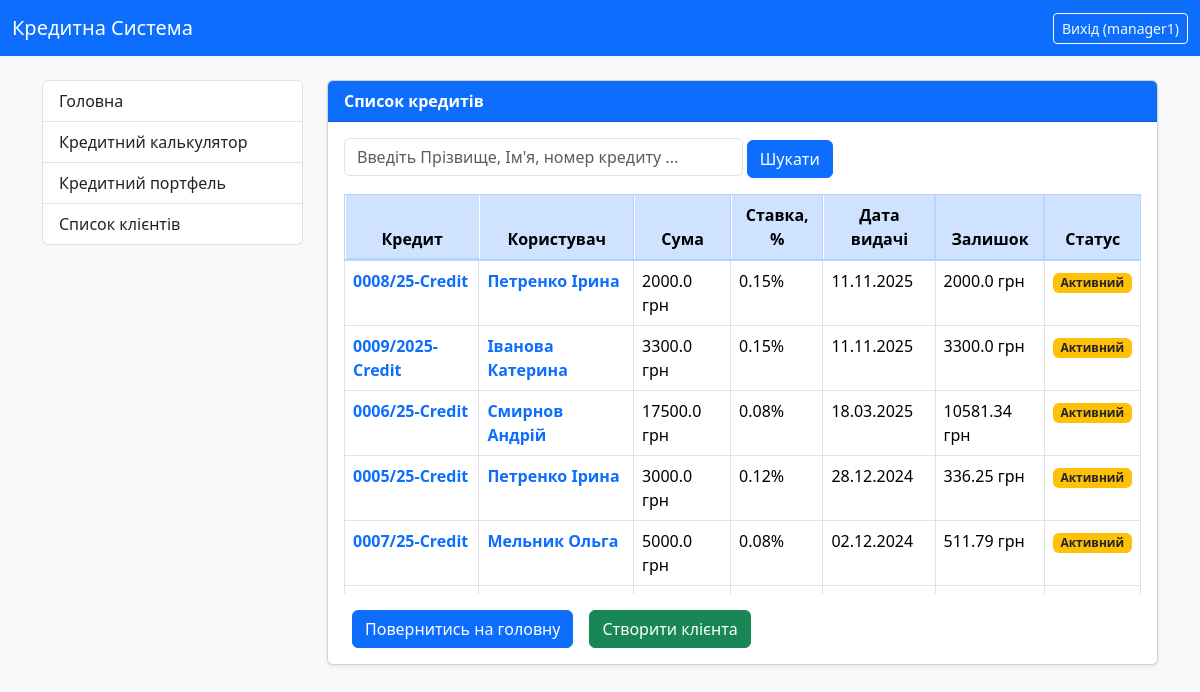
Before: /all-credits/ (signed in) with the older database file.
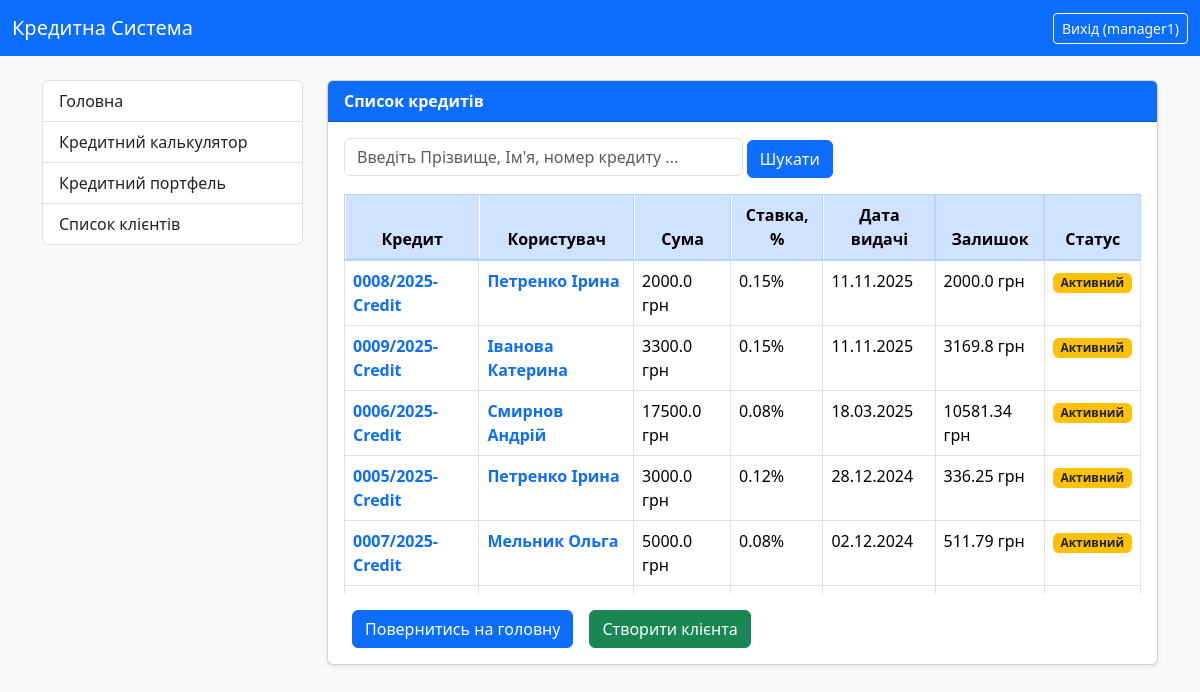
After: the same page with the newer database file.
### credit_system/models.py (models this page shows, shortened)
class Credit(models.Model):
    user = models.ForeignKey(CustomUser, on_delete=models.CASCADE, related_name='credits', verbose_name="Користувач")
    number = models.CharField(max_length=100, verbose_name="Номер кредиту", blank=True)
    number1 = models.IntegerField(verbose_name="Порядковий номер", null=True, blank=True)
    number2 = models.IntegerField(verbose_name="Рік видачі", null=True, blank=True)
    number3 = models.CharField(max_length=20, verbose_name="Постфікс/Підрозділ", blank=True)
    summa_credit = models.FloatField(verbose_name="Сума кредиту")
    percent = models.FloatField(verbose_name="Добова відсоткова ставка (%)")
    start_date = models.DateField(verbose_name="Дата видачі")
    srok_months = models.IntegerField(verbose_name="Термін кредиту (місяці)")
    day_of_pay = models.IntegerField(default=15, verbose_name="Плановий день оплати")
    purpose = models.CharField(max_length=255, verbose_name="Ціль кредиту", blank=True)
    note = models.TextField(verbose_name="Примітка", blank=True)
    ostatok = models.FloatField(verbose_name="Залишок кредиту")
    closed = models.BooleanField(default=False, verbose_name="Кредит закрит")
    last_pay_date = models.DateField(null=True, blank=True, verbose_name="Дата останнього платежу")
    dolg_percent = models.FloatField(default=0, verbose_name="Борг по оплаті %")
    plan_pay = models.FloatField(verbose_name="Плановий платіж", blank=True)
    class Meta:
        verbose_name = "Кредит"
        verbose_name_plural = "Кредити"
        unique_together = ('number1', 'number2')

class CustomUser(AbstractUser):
    ROLE_CHOICES = (
        ('admin', 'Адмін'),
        ('manager', 'Менеджер'),
        ('client', 'Клієнт'),
    )
    role = models.CharField(
        max_length=10,
        choices=ROLE_CHOICES,
        default='client',
        verbose_name="Роль користувача"
    )
    middle_name = models.CharField(max_length=100, verbose_name="По батькові", blank=True)
    IPN = models.CharField(
        max_length=10,
        unique=True,
        verbose_name="ІПН",
        validators=[numeric_validator],
        null=True,
        blank=True
    )
    phone_number = models.CharField(max_length=20, verbose_name="Номер телефону", blank=True)
    address = models.CharField(max_length=255, verbose_name="Адреса", blank=True)
    date_of_birth = models.DateField(verbose_name="Дата народження", null=True, blank=True)
    SEX_CHOICES = (
        ('m', 'Чоловіча'),  # Значення в базі: 'm', Зображається: 'Чоловіча'
        ('w', 'Жіноча'),  # Значення в базі: 'w', Зображається: 'Жіноча'
    )
    sex = models.CharField(
        max_length=1,
        choices=SEX_CHOICES,
        default='m',
        verbose_name="Стать",
        blank=True,
        null=True
    )
    address_registration = models.CharField(max_length=255, verbose_name="Адреса прописки", blank=True)
    address_residential = models.CharField(max_length=255, verbose_name="Адреса проживання", blank=True)
    place_of_birth = models.CharField(max_length=255, verbose_name="Місце народження", blank=True)
    passport_series = models.CharField(max_length=2, verbose_name="Серія паспорту", blank=True)
    passport_number = models.CharField(max_length=10, verbose_name="Номер паспорту", blank=True)
    passport_vidan = models.CharField(max_length=255, verbose_name="Орган що видав паспорт", blank=True)
    passport_date = models.DateField(verbose_name="Дата видачі паспорта", null=True, blank=True)
    work_place = models.CharField(max_length=100, verbose_name="Місце роботи", blank=True)
    position = models.CharField(max_length=100, verbose_name="Посада", blank=True)
    notes = models.CharField(max_length=255, verbose_name="Нотатки", blank=True)
    @property
    def is_manager(self):
        return self.role == 'manager' or self.is_superuser
    class Meta:
        verbose_name = "Користувач"
        verbose_name_plural = "Користувачі"

### credit_system/views.py (the view, shortened to what this page needs)
# urls.py: path('all-credits/', AllCreditsView.as_view(), name='all_credits_list'),
class AllCreditsView(LoginRequiredMixin, ListView):
    model = Credit
    template_name = 'credit_system/all_credits.html'
    context_object_name = 'credits'
    def get_queryset(self):
        user = self.request.user
        base_queryset = Credit.objects.select_related('user')
        if user.is_superuser or user.is_manager:
            queryset = base_queryset.all()
        else:
            queryset = base_queryset.filter(user=user)
        query = self.request.GET.get('q')
        return queryset.order_by('closed', '-start_date')
    def get_context_data(self, **kwargs):
        context = super().get_context_data(**kwargs)
        context['query'] = self.request.GET.get('q', '')
        return context

### credit_system/templates/credit_system/all_credits.html (shortened to what this page needs)
{% extends "credit_system/base.html" %}
{% block content %}
    <div class="card shadow-sm">
        <div class="card-header bg-primary text-white">
            <strong>Список кредитів</strong>
        </div>
        <div class="card-body">
            <form method="GET" action="{% url 'all_credits_list' %}" class="mb-3">
                <input type="text" name="q" placeholder="Введіть Прізвище, Ім'я, номер кредиту ..." class="form-control d-inline-block w-50">
                <button type="submit" class="btn btn-primary">Шукати</button>
            </form>
            {% if credits %}
                <div class="table-responsive" style="max-height: 400px; overflow-y: auto; position: relative;">
                    <table class="table table-bordered table-hover">
                        <thead class="table-primary text-center">
                            <tr>
                                <th>Кредит</th>
                                <th>Користувач</th>
                                <th>Сума</th>
                                <th>Ставка, %</th>
                                <th>Дата видачі</th>
                                <th>Залишок</th>
                                <th>Статус</th>
                            </tr>
                        </thead>
                        <tbody>
                            {% for credit in credits %}
                                <tr>
                                    <td>
                                        <a href="{% url 'credit_detail' credit.pk %}" class="text-decoration-none fw-bold text-primary">
                                            {{ credit.number }}
                                        </a>
                                    </td>
                                    <td>
                                        <a href="{% url 'client_detail' credit.user.pk %}?source=credits" class="text-decoration-none fw-bold text-primary">
                                            {{ credit.user.last_name }} {{ credit.user.first_name }}
                                        </a>
                                    </td>
                                    <td>{{ credit.summa_credit }} грн</td>
                                    <td>{{ credit.percent }}%</td>
                                    <td>{{ credit.start_date|date:"d.m.Y" }}</td>
                                    <td>{{ credit.ostatok }} грн</td>
                                    <td>
                                    {% if credit.closed %}
                                        <span class="badge bg-success">Закритий</span>
                                    {% else %}
                                        <span class="badge bg-warning text-dark">Активний</span>
                                    {% endif %}
                                    </td>
                                </tr>
                            {% endfor %}
                        </tbody>
                    </table>
                </div>
            {% else %}
                <p>Кредитів не знайдено.</p>
            {% endif %}
                <div class="d-flex justify-content-start gap-2 mt-3">
                    <br><a href="{% url 'index' %}" class="btn btn-primary mt-0">Повернитись на головну</a><br>
                    <a href="{% url 'add_new_client' %}" class="btn btn-success">
                            Створити клієнта
                    </a>
                </div>
            </div>
    </div>
{% endblock %}

Changed rows visible on the page:
changed Credit: number "0008/25-Credit" → "0008/2025-Credit"
changed Credit "0009/2025-Credit": ostatok "3300.0" → "3169.8"
changed Credit "Смирнов": number "0006/25-Credit" → "0006/2025-Credit"
changed Credit: number "0005/25-Credit" → "0005/2025-Credit"
changed Credit "Мельник": number "0007/25-Credit" → "0007/2025-Credit"
